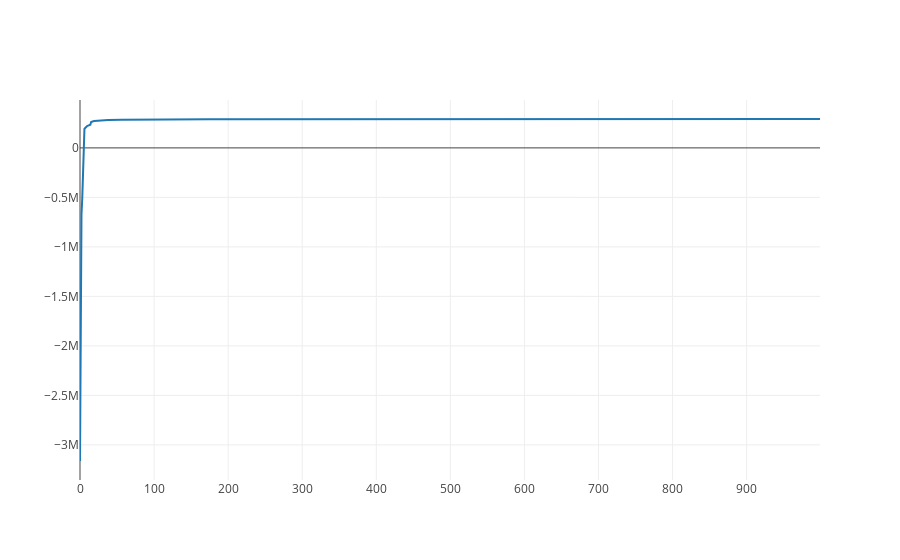
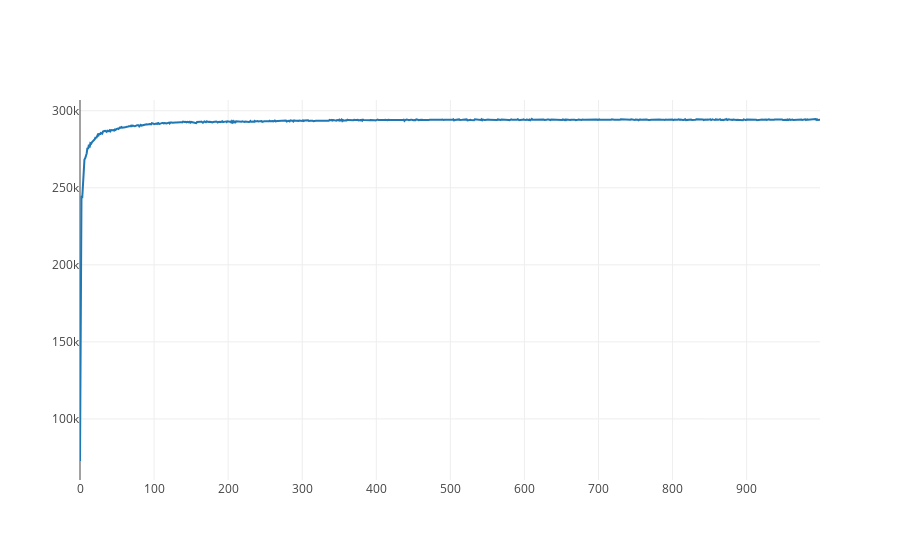
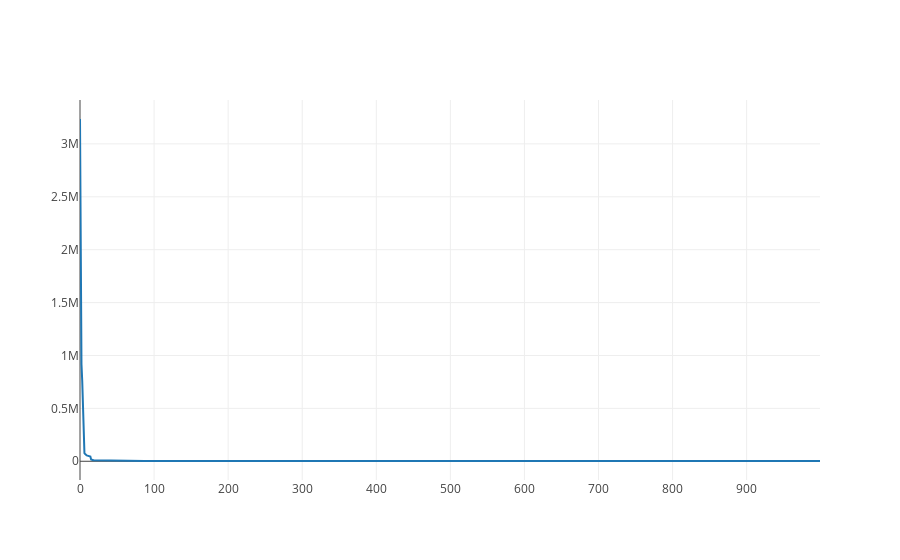

Here is the notebook cell these charts were saved with, in order:
### Markdown cell above
For SVI, we can look at the valeus of the variational objective, likelihood, and KL terms as a function of iteration.

### Code cell
iplot([go.Scatter(x = range(len(inf_svi.elbos)), y = inf_svi.elbos)])
iplot([go.Scatter(x = range(len(inf_svi.likes)), y = inf_svi.likes)])
iplot([go.Scatter(x = range(len(inf_svi.kls)), y = inf_svi.kls)])

### Figure 1 — Plotly figure (JSON) as saved in the notebook; plotly's stock layout.template omitted (floating-point values rounded to 4 significant figures; data arrays with more than 128 entries replaced by an {"elided": "..."} marker saying what was removed)
{"data": [{"type": "scatter", "x": {"elided": "1000 int values"}, "y": {"elided": "1000 float values"}}], "layout": {}}

### Figure 2 — Plotly figure (JSON) as saved in the notebook; plotly's stock layout.template omitted (floating-point values rounded to 4 significant figures; data arrays with more than 128 entries replaced by an {"elided": "..."} marker saying what was removed)
{"data": [{"type": "scatter", "x": {"elided": "1000 int values"}, "y": {"elided": "1000 float values"}}], "layout": {}}

### Figure 3 — Plotly figure (JSON) as saved in the notebook; plotly's stock layout.template omitted (floating-point values rounded to 4 significant figures; data arrays with more than 128 entries replaced by an {"elided": "..."} marker saying what was removed)
{"data": [{"type": "scatter", "x": {"elided": "1000 int values"}, "y": {"elided": "1000 float values"}}], "layout": {}}
